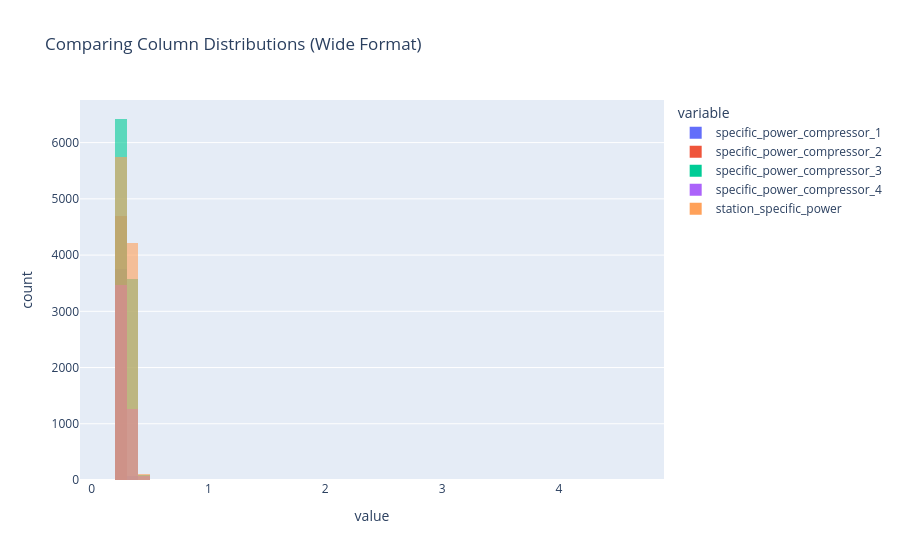

The cell this chart's notebook holds for it:
### Code cell
sens['specific_power_compressor_1'] = sens['compressor_1_power'] / sens['compressor_1_flow']
sens['specific_power_compressor_2'] = sens['compressor_2_power'] / sens['compressor_2_flow']
sens['specific_power_compressor_3'] = sens['compressor_3_power'] / sens['compressor_3_flow']        
sens['specific_power_compressor_4'] = sens['compressor_4_power'] / sens['compressor_4_flow']
fig = px.histogram(
    sens, 
    x=['specific_power_compressor_1', 'specific_power_compressor_2', 'specific_power_compressor_3', 'specific_power_compressor_4','station_specific_power'  ], 
    barmode='overlay', 
    opacity=0.6,
    nbins=50,
    title="Comparing Column Distributions (Wide Format)"
)
fig.show()

### Figure 1 — Plotly figure (JSON) as saved in the notebook; plotly's stock layout.template omitted (floating-point values rounded to 4 significant figures; data arrays with more than 128 entries replaced by an {"elided": "..."} marker saying what was removed)
{"data": [{"bingroup": "x", "hovertemplate": "variable=specific_power_compressor_1<br>value=%{x}<br>count=%{y}<extra></extra>", "legendgroup": "specific_power_compressor_1", "marker": {"color": "#636efa", "opacity": 0.6, "pattern": {"shape": ""}}, "name": "specific_power_compressor_1", "nbinsx": 50, "orientation": "v", "showlegend": true, "type": "histogram", "x": {"elided": "10080 float values"}, "xaxis": "x", "yaxis": "y"}, {"bingroup": "x", "hovertemplate": "variable=specific_power_compressor_2<br>value=%{x}<br>count=%{y}<extra></extra>", "legendgroup": "specific_power_compressor_2", "marker": {"color": "#EF553B", "opacity": 0.6, "pattern": {"shape": ""}}, "name": "specific_power_compressor_2", "nbinsx": 50, "orientation": "v", "showlegend": true, "type": "histogram", "x": {"elided": "10080 float values"}, "xaxis": "x", "yaxis": "y"}, {"bingroup": "x", "hovertemplate": "variable=specific_power_compressor_3<br>value=%{x}<br>count=%{y}<extra></extra>", "legendgroup": "specific_power_compressor_3", "marker": {"color": "#00cc96", "opacity": 0.6, "pattern": {"shape": ""}}, "name": "specific_power_compressor_3", "nbinsx": 50, "orientation": "v", "showlegend": true, "type": "histogram", "x": {"elided": "10080 float values"}, "xaxis": "x", "yaxis": "y"}, {"bingroup": "x", "hovertemplate": "variable=specific_power_compressor_4<br>value=%{x}<br>count=%{y}<extra></extra>", "legendgroup": "specific_power_compressor_4", "marker": {"color": "#ab63fa", "opacity": 0.6, "pattern": {"shape": ""}}, "name": "specific_power_compressor_4", "nbinsx": 50, "orientation": "v", "showlegend": true, "type": "histogram", "x": {"elided": "10080 float values"}, "xaxis": "x", "yaxis": "y"}, {"bingroup": "x", "hovertemplate": "variable=station_specific_power<br>value=%{x}<br>count=%{y}<extra></extra>", "legendgroup": "station_specific_power", "marker": {"color": "#FFA15A", "opacity": 0.6, "pattern": {"shape": ""}}, "name": "station_specific_power", "nbinsx": 50, "orientation": "v", "showlegend": true, "type": "histogram", "x": {"elided": "10080 float values"}, "xaxis": "x", "yaxis": "y"}], "layout": {"barmode": "overlay", "legend": {"title": {"text": "variable"}, "tracegroupgap": 0}, "title": {"text": "Comparing Column Distributions (Wide Format)"}, "xaxis": {"anchor": "y", "domain": [0, 1], "title": {"text": "value"}}, "yaxis": {"anchor": "x", "domain": [0, 1], "title": {"text": "count"}}}}
